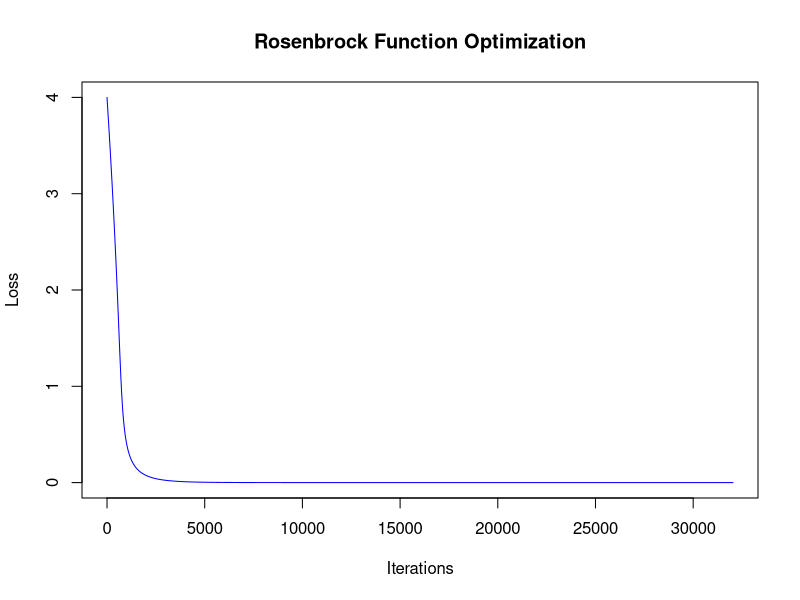
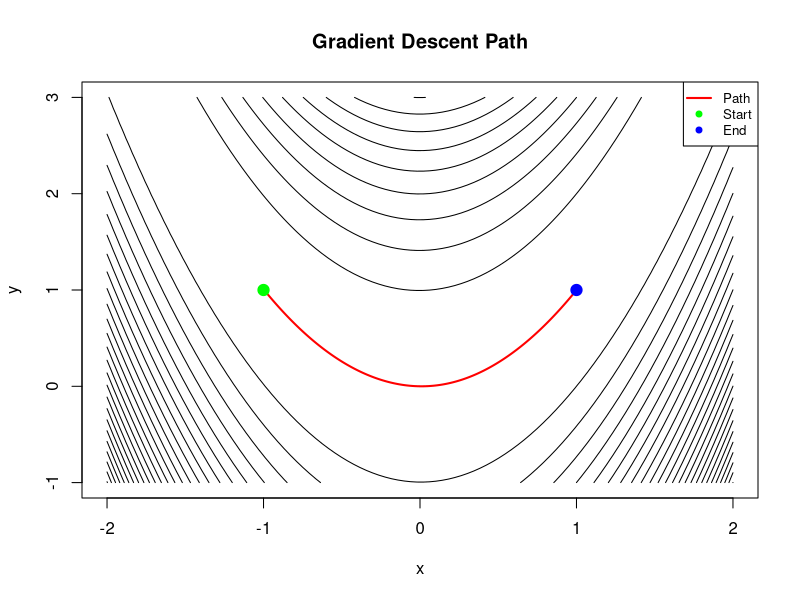
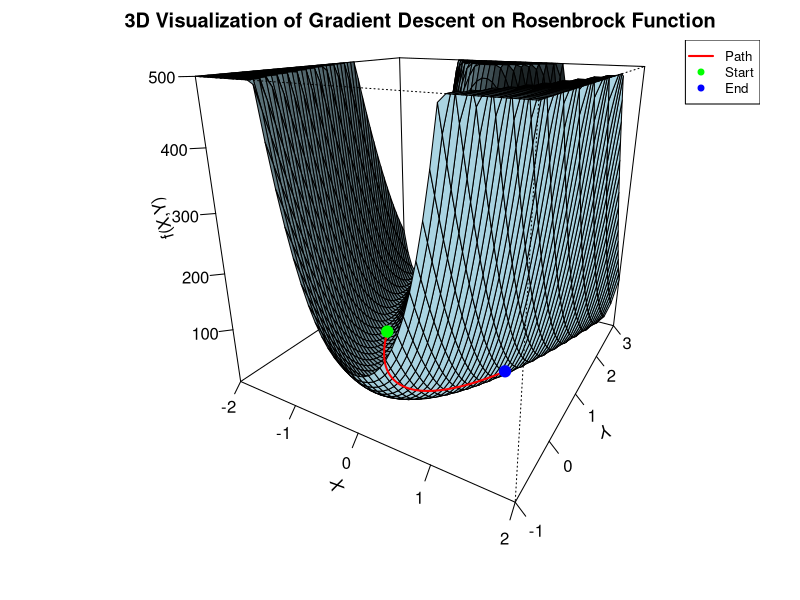

Write the R code that produced these figures, in order.
# Rosenbrock Function Optimization using Gradient Descent

# Define the Rosenbrock function
rosenbrock <- function(x, y) {
  return((1-x)^2 + 100*(y-x^2)^2)
}

# Define the gradient of the Rosenbrock function
rosenbrock_gradient <- function(x, y) {
  dx <- -2*(1-x) - 400*x*(y-x^2)
  dy <- 200*(y-x^2)
  return(c(dx, dy))
}

# Gradient descent algorithm
gradient_descent <- function(initial_point, learning_rate, epsilon, max_iterations) {
  # Initialize
  x <- initial_point[1]
  y <- initial_point[2]
  
  # Store history for visualization
  history_x <- x
  history_y <- y
  history_loss <- rosenbrock(x, y)
  
  # Iteration counter
  iteration <- 0
  
  # Perform gradient descent
  repeat {
    # Calculate gradient
    grad <- rosenbrock_gradient(x, y)
    
    # Calculate gradient norm
    grad_norm <- sqrt(sum(grad^2))
    
    # Check stopping condition
    if (grad_norm < epsilon || iteration >= max_iterations) {
      break
    }
    
    # Update parameters
    x <- x - learning_rate * grad[1]
    y <- y - learning_rate * grad[2]
    
    # Update counters and history
    iteration <- iteration + 1
    history_x <- c(history_x, x)
    history_y <- c(history_y, y)
    history_loss <- c(history_loss, rosenbrock(x, y))
    
    # Print progress every 1000 iterations
    if (iteration %% 1000 == 0) {
      cat("Iteration:", iteration, "Loss:", rosenbrock(x, y), "Gradient Norm:", grad_norm, "\n")
    }
  }
  
  cat("Final position: x =", x, "y =", y, "\n")
  cat("Final loss:", rosenbrock(x, y), "\n")
  cat("Total iterations:", iteration, "\n")
  
  return(list(
    x = x,
    y = y,
    loss = rosenbrock(x, y),
    iterations = iteration,
    history_x = history_x,
    history_y = history_y,
    history_loss = history_loss
  ))
}

# Set parameters from the problem description
initial_point <- c(-1, 1)
learning_rate <- 0.001
epsilon <- 1e-6
max_iterations <- 100000

# Run gradient descent
result <- gradient_descent(initial_point, learning_rate, epsilon, max_iterations)

# Plot loss vs iterations
plot(1:length(result$history_loss), result$history_loss, 
     type = "l", 
     xlab = "Iterations", 
     ylab = "Loss", 
     main = "Rosenbrock Function Optimization",
     col = "blue")

# Create 2D visualization of the descent path
# First, create a grid for the contour plot
x_range <- seq(-2, 2, length.out = 100)
y_range <- seq(-1, 3, length.out = 100)
z_matrix <- matrix(0, length(x_range), length(y_range))

for (i in 1:length(x_range)) {
  for (j in 1:length(y_range)) {
    z_matrix[i, j] <- rosenbrock(x_range[i], y_range[j])
  }
}

# Plot the contour with the path
contour(x_range, y_range, z_matrix, nlevels = 20, xlab = "x", ylab = "y", 
        main = "Gradient Descent Path", drawlabels = FALSE)
lines(result$history_x, result$history_y, col = "red", lwd = 2)
points(result$history_x[1], result$history_y[1], col = "green", pch = 19, cex = 1.5)
points(result$history_x[length(result$history_x)], 
       result$history_y[length(result$history_y)], 
       col = "blue", pch = 19, cex = 1.5)
legend("topright", 
       legend = c("Path", "Start", "End"), 
       col = c("red", "green", "blue"), 
       pch = c(NA, 19, 19), 
       lwd = c(2, NA, NA), 
       cex = 0.8)

# 3D visualization using base R (persp) - no additional packages needed
# Create a separate figure for the 3D plot
par(mar = c(4, 4, 2, 2))  # Set smaller margins

# Create data for 3D surface - use the same data we already have
plot_resolution <- 50  # Lower resolution for better performance
x_surf <- seq(-2, 2, length.out = plot_resolution)
y_surf <- seq(-1, 3, length.out = plot_resolution)
z_surf <- matrix(0, plot_resolution, plot_resolution)

for (i in 1:plot_resolution) {
  for (j in 1:plot_resolution) {
    z_surf[i, j] <- rosenbrock(x_surf[i], y_surf[j])
  }
}

# Limit z values for better visualization
z_max_vis <- 500
z_surf[z_surf > z_max_vis] <- z_max_vis

# Create the 3D surface plot with perspective
persp_plot <- persp(x_surf, y_surf, z_surf, 
                    theta = 30, phi = 20, # Viewing angles
                    col = "lightblue", shade = 0.5,
                    ticktype = "detailed",
                    xlab = "X", ylab = "Y", zlab = "f(X,Y)",
                    main = "3D Visualization of Gradient Descent on Rosenbrock Function")

# Calculate path z-values
path_z <- sapply(1:length(result$history_x), function(i) {
  min(rosenbrock(result$history_x[i], result$history_y[i]), z_max_vis)
})

# Convert 3D coordinates to 2D perspective for plotting the path
path_points <- trans3d(result$history_x, result$history_y, path_z, pmat = persp_plot)
start_point <- trans3d(result$history_x[1], result$history_y[1], path_z[1], pmat = persp_plot)
end_point <- trans3d(
  result$history_x[length(result$history_x)],
  result$history_y[length(result$history_y)],
  path_z[length(path_z)], 
  pmat = persp_plot
)

# Add the path to the 3D plot
lines(path_points, col = "red", lwd = 2)
points(start_point, col = "green", pch = 19, cex = 1.5)
points(end_point, col = "blue", pch = 19, cex = 1.5)

# Add legend to the main plot area
legend("topright", 
       legend = c("Path", "Start", "End"), 
       col = c("red", "green", "blue"), 
       pch = c(NA, 19, 19), 
       lwd = c(2, NA, NA), 
       cex = 0.8)
